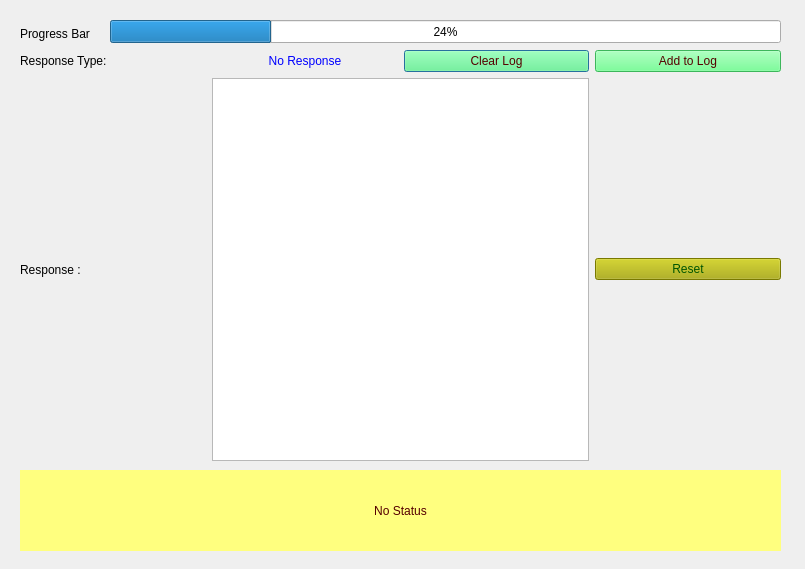
<?xml version="1.0" encoding="UTF-8"?>
<ui version="4.0">
 <class>Ui_form_sid36</class>
 <widget class="QDialog" name="Ui_form_sid36">
  <property name="geometry">
   <rect>
    <x>0</x>
    <y>0</y>
    <width>805</width>
    <height>569</height>
   </rect>
  </property>
  <property name="windowTitle">
   <string>Data_transfer_service36</string>
  </property>
  <widget class="QProgressBar" name="progressBar">
   <property name="geometry">
    <rect>
     <x>110</x>
     <y>20</y>
     <width>671</width>
     <height>23</height>
    </rect>
   </property>
   <property name="value">
    <number>24</number>
   </property>
  </widget>
  <widget class="QWidget" name="layoutWidget">
   <property name="geometry">
    <rect>
     <x>20</x>
     <y>50</y>
     <width>761</width>
     <height>411</height>
    </rect>
   </property>
   <layout class="QGridLayout" name="gridLayout_2">
    <property name="sizeConstraint">
     <enum>QLayout::SetNoConstraint</enum>
    </property>
    <item row="1" column="2">
     <widget class="QPushButton" name="pushButton_clearLog_2">
      <property name="styleSheet">
       <string notr="true">background-color: rgb(85, 255, 127);
color: rgb(85, 0, 0);</string>
      </property>
      <property name="text">
       <string>Clear Log</string>
      </property>
     </widget>
    </item>
    <item row="4" column="3">
     <widget class="QPushButton" name="pushButton_reset_2">
      <property name="styleSheet">
       <string notr="true">background-color: rgb(170, 170, 0);
font: 75 8pt &quot;MS Shell Dlg 2&quot;;
color: rgb(0, 85, 0);</string>
      </property>
      <property name="text">
       <string>Reset</string>
      </property>
     </widget>
    </item>
    <item row="4" column="1" colspan="2">
     <widget class="QTextBrowser" name="textBrowser_Resp_2"/>
    </item>
    <item row="1" column="1">
     <widget class="QLabel" name="label_ResType_2">
      <property name="autoFillBackground">
       <bool>false</bool>
      </property>
      <property name="styleSheet">
       <string notr="true">color: rgb(0, 0, 255);</string>
      </property>
      <property name="text">
       <string>No Response</string>
      </property>
      <property name="alignment">
       <set>Qt::AlignCenter</set>
      </property>
     </widget>
    </item>
    <item row="4" column="0">
     <widget class="QLabel" name="label_4">
      <property name="text">
       <string>Response : </string>
      </property>
     </widget>
    </item>
    <item row="1" column="3">
     <widget class="QPushButton" name="pushButton_appendLog_2">
      <property name="styleSheet">
       <string notr="true">background-color: rgb(85, 255, 127);
color: rgb(85, 0, 0);</string>
      </property>
      <property name="text">
       <string>Add to Log</string>
      </property>
     </widget>
    </item>
    <item row="1" column="0">
     <widget class="QLabel" name="label_5">
      <property name="text">
       <string>Response Type: </string>
      </property>
     </widget>
    </item>
   </layout>
  </widget>
  <widget class="QLabel" name="label_status">
   <property name="geometry">
    <rect>
     <x>20</x>
     <y>470</y>
     <width>761</width>
     <height>81</height>
    </rect>
   </property>
   <property name="styleSheet">
    <string notr="true">background-color: rgb(255, 255, 127);
color: rgb(85, 0, 0);
border-color: rgb(0, 0, 255);</string>
   </property>
   <property name="text">
    <string>No Status</string>
   </property>
   <property name="alignment">
    <set>Qt::AlignCenter</set>
   </property>
   <property name="wordWrap">
    <bool>true</bool>
   </property>
  </widget>
  <widget class="QLabel" name="label_6">
   <property name="geometry">
    <rect>
     <x>20</x>
     <y>20</y>
     <width>81</width>
     <height>28</height>
    </rect>
   </property>
   <property name="text">
    <string>Progress Bar</string>
   </property>
  </widget>
 </widget>
 <resources/>
 <connections/>
</ui>
